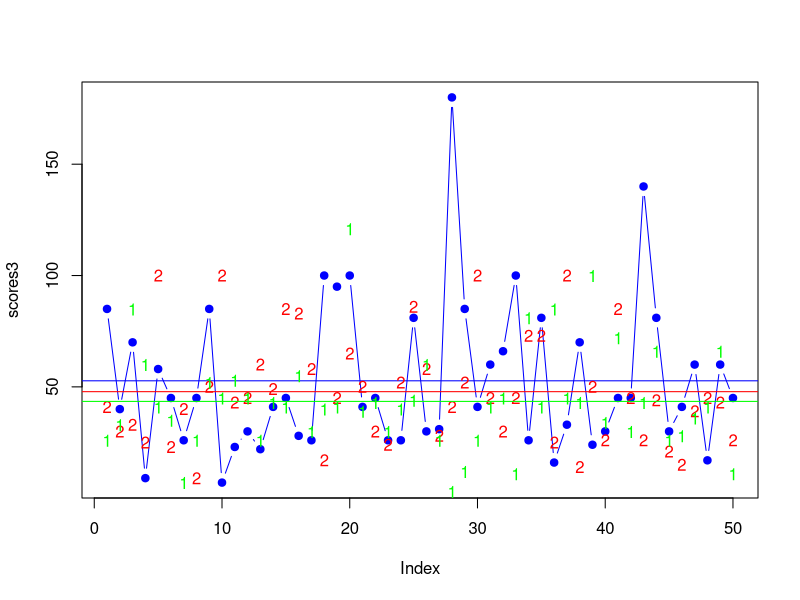

Recreate this plot in R.
#Scores1 28NOV16
scores1 <- c(26,33,85,60,41,35,7,26,52,45,53,45,26,43,41,55,30,40,41,121,39,43,30,40,44,60,26,3,12,26,41,45,11,81,41,85,45,43,100,34,72,30,43,66,26,28,36,41,66,11)
#Scores2 16JAN17
scores2 <- c(41,30,33,25,100,23,40,9,50,100,43,45,60,49,85,83,58,17,45,65,50,30,24,52,86,58,28,41,52,100,45,30,45,73,73,25,100,14,50,26,85,45,26,44,21,15,39,45,43,26)
#Scores3 23JAN17
scores3 <- c(85,40,70,9,58,45,26,45,85,7,23,30,22,41,45,28,26,100,95,100,41,45,26,26,81,30,31,180,85,41,60,66,100,26,81,16,33,70,24,30,45,45,140,81,30,41,60,17,60,45)


plot(scores3,col="blue",pch=19,type = 'b')
abline(h=mean(scores3),col='blue')
points(scores2,col="red",pch='2',type = 'p')
abline(h=mean(scores2), col="red")
points(scores1,col="green",pch='1',type = 'p')
abline(h=mean(scores1), col="green")
c(max(scores1),max(scores2),max(scores3))
c(min(scores1),min(scores2),min(scores3))
c(mean(scores1),mean(scores2),mean(scores3))
c(median(scores1),median(scores2),median(scores3))
